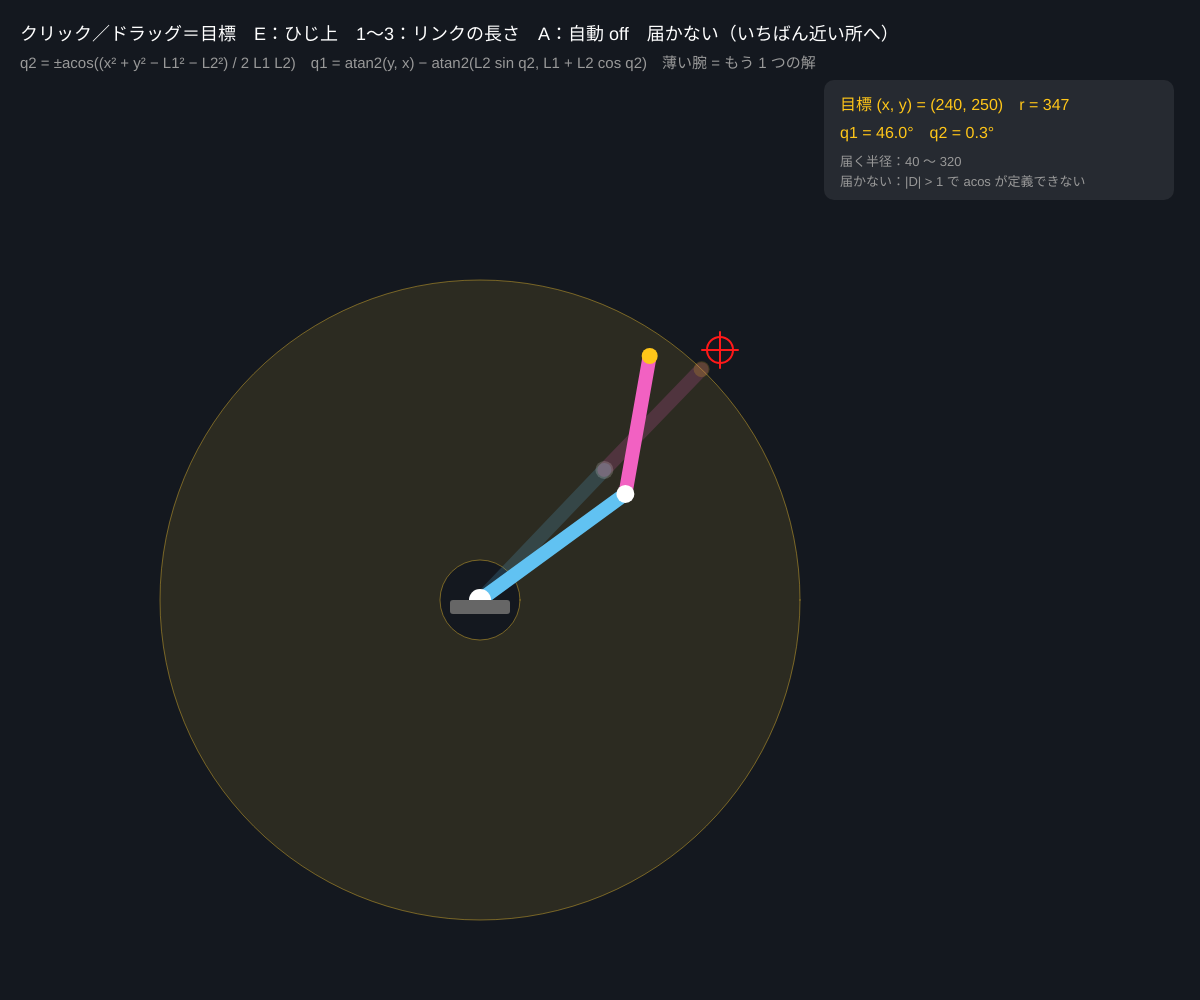
Frame 1 (no input)
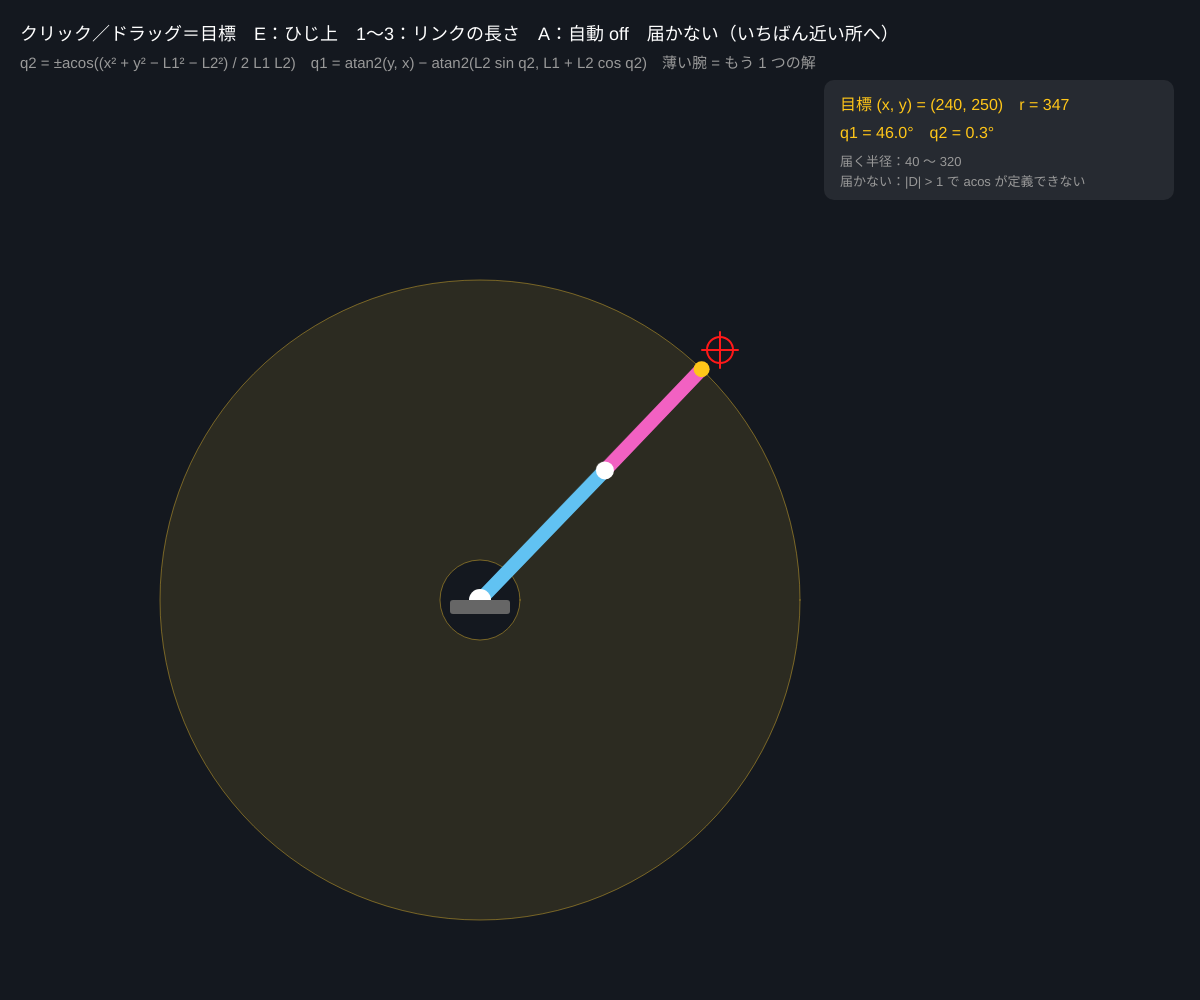
Frame 60 (no input)
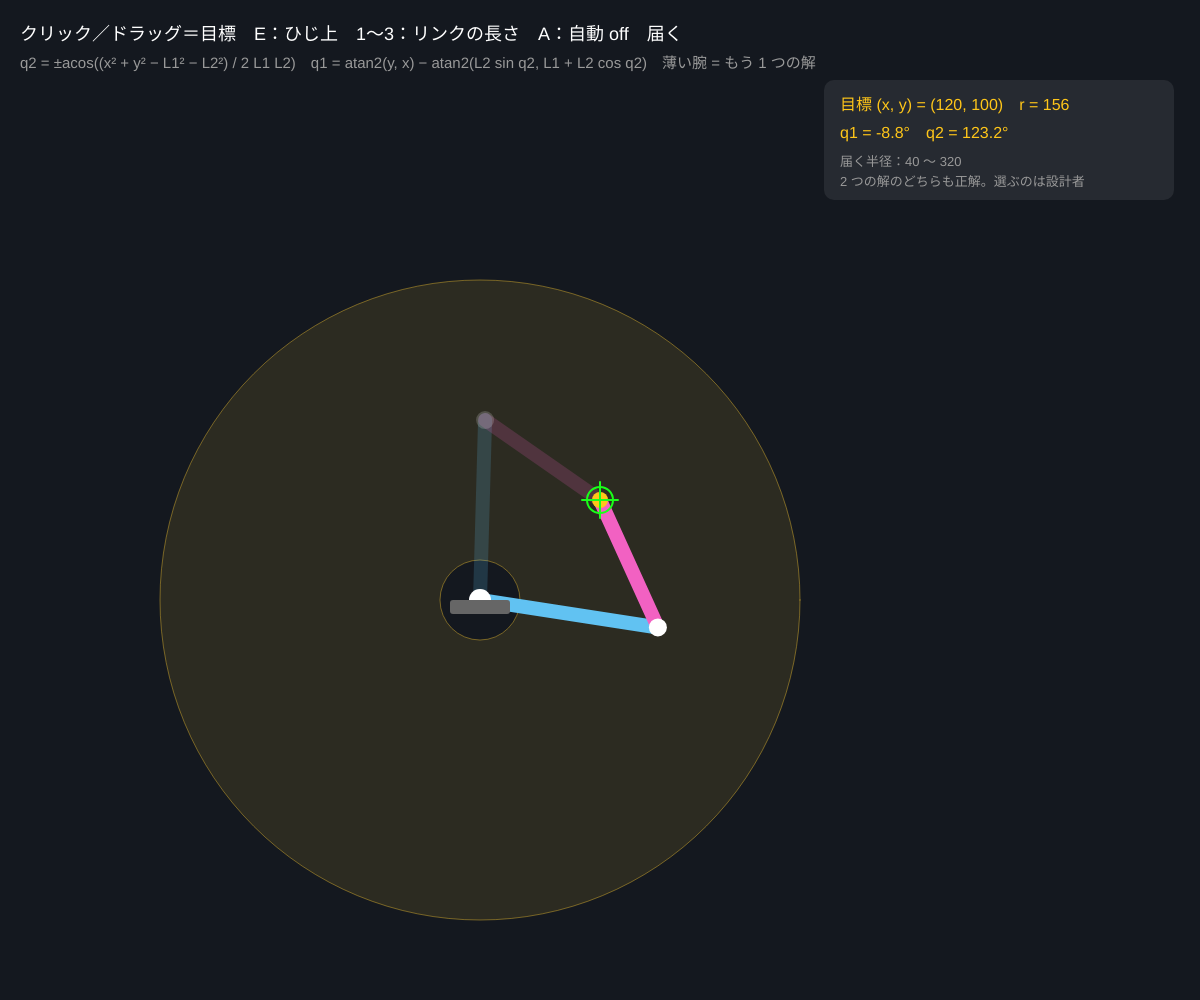
Frame 120 (the mouse pressed at the canvas centre since frame 60)

The p5.js sketch that drew these frames (run headless with seeded random() and noise() and a simulated clock; from frame 60 on, the mouse is pressed at the canvas centre):

// p5.js sketch
// ── sketch.js
// ============================================
// 01 逆運動学（IK）─ 解析解
// 「手先をここへ」から関節の角度を逆算する。2 リンクなら余弦定理で式が解ける
//   cos q2 = (x² + y² − L1² − L2²) / (2 L1 L2)   → q2 には ±（ひじ上・ひじ下）の 2 つの解
// クリック／ドラッグ = 目標 / E = ひじ上・ひじ下を切りかえ / 1〜3 = リンクの長さ / A = 自動で目標を動かす
// ============================================

let L1 = 180, L2 = 140;      // ★ リンクの長さ（px）
let target = null;           // 目標（画面座標）
let elbowUp = true;          // ひじの向き
let q1 = 0.6, q2 = 0.9;      // いまの関節角（なめらかに目標の解へ近づける）
let smooth = 0.15;           // ★ 1 フレームで近づく割合（1 で瞬間移動）
let auto = false;
let reachable = true;

function setup() {
  createCanvas(windowWidth, windowHeight);
  colorMode(HSB, 360, 100, 100, 100);
  target = { x: width * 0.6, y: height * 0.35 };
}

function basePos() { return { x: width * 0.4, y: height * 0.6 }; }

// ★ 逆運動学：目標 (tx, ty) → [q1, q2]（届かないときは届く方向へ伸ばした解を返す）
function inverse(tx, ty, up) {
  let b = basePos();
  let x = tx - b.x, y = b.y - ty;      // 台座を原点、y 上向き
  let r = sqrt(x * x + y * y);
  let rMin = abs(L1 - L2) + 0.001, rMax = L1 + L2 - 0.001;
  let ok = r >= rMin && r <= rMax;
  let rr = constrain(r, rMin, rMax);  // 範囲外なら一番近い半径に丸める
  let c2 = (rr * rr - L1 * L1 - L2 * L2) / (2 * L1 * L2);
  c2 = constrain(c2, -1, 1);
  let a2 = acos(c2) * (up ? 1 : -1);
  // q1 = atan2(y, x) − atan2(L2 sin q2, L1 + L2 cos q2)
  let a1 = atan2(y, x) - atan2(L2 * sin(a2), L1 + L2 * cos(a2));
  return { a1, a2, ok };
}

function forward(a1, a2) {
  let b = basePos();
  let e = { x: b.x + L1 * cos(a1), y: b.y - L1 * sin(a1) };
  let h = { x: e.x + L2 * cos(a1 + a2), y: e.y - L2 * sin(a1 + a2) };
  return { b, e, h };
}

// 角度の差を −π〜π に折り返して少しずつ近づける
function approach(cur, goal) {
  let d = goal - cur;
  d = atan2(sin(d), cos(d));
  return cur + d * smooth;
}

function drawArm(a1, a2, alpha) {
  let fk = forward(a1, a2);
  stroke(200, 60, 95, alpha);
  strokeWeight(14);
  line(fk.b.x, fk.b.y, fk.e.x, fk.e.y);
  stroke(320, 60, 95, alpha);
  line(fk.e.x, fk.e.y, fk.h.x, fk.h.y);
  noStroke();
  fill(0, 0, 100, alpha);
  circle(fk.b.x, fk.b.y, 22);
  circle(fk.e.x, fk.e.y, 18);
  fill(45, 90, 100, alpha);
  circle(fk.h.x, fk.h.y, 16);
}

function draw() {
  background(215, 35, 12);
  let b = basePos();
  if (auto) {
    let t = frameCount * 0.02;
    target = { x: b.x + 240 * cos(t) + 60 * cos(3 * t), y: b.y - 150 - 120 * sin(2 * t) };
  }
  if (mouseIsPressed && !auto) target = { x: mouseX, y: mouseY };

  // 届く範囲（ドーナツ）
  noStroke();
  fill(45, 80, 100, 10);
  circle(b.x, b.y, (L1 + L2) * 2);
  fill(215, 35, 12);
  circle(b.x, b.y, abs(L1 - L2) * 2);
  noFill();
  stroke(45, 80, 100, 40);
  strokeWeight(1);
  circle(b.x, b.y, (L1 + L2) * 2);
  circle(b.x, b.y, abs(L1 - L2) * 2);

  // 解を求める（両方の解を薄く、選んだほうへなめらかに動く）
  let sol = inverse(target.x, target.y, elbowUp);
  let other = inverse(target.x, target.y, !elbowUp);
  reachable = sol.ok;
  q1 = approach(q1, sol.a1);
  q2 = approach(q2, sol.a2);

  drawArm(other.a1, other.a2, 18);   // もう 1 つの解（ゴースト）
  drawArm(q1, q2, 100);

  // 目標
  noFill();
  stroke(reachable ? 120 : 0, 90, 100);
  strokeWeight(2);
  circle(target.x, target.y, 26);
  line(target.x - 18, target.y, target.x + 18, target.y);
  line(target.x, target.y - 18, target.x, target.y + 18);

  // 台座
  noStroke();
  fill(0, 0, 40);
  rect(b.x - 30, b.y, 60, 14, 3);

  fill(0, 0, 100);
  textSize(18);
  text('クリック／ドラッグ＝目標　E：ひじ' + (elbowUp ? '上' : '下') + '　1〜3：リンクの長さ　A：自動 ' + (auto ? 'ON' : 'off') + '　' + (reachable ? '届く' : '届かない（いちばん近い所へ）'), 20, 40);
  fill(0, 0, 60);
  textSize(15);
  text('q2 = ±acos((x² + y² − L1² − L2²) / 2 L1 L2)　q1 = atan2(y, x) − atan2(L2 sin q2, L1 + L2 cos q2)　薄い腕 = もう 1 つの解', 20, 68);

  let px = width - 360, py = 110;
  fill(0, 0, 100, 8);
  rect(px - 16, py - 30, 350, 120, 10);
  fill(45, 90, 100);
  textSize(16);
  let X = target.x - b.x, Y = b.y - target.y;
  text('目標 (x, y) = (' + nf(X, 1, 0) + ', ' + nf(Y, 1, 0) + ')　r = ' + nf(sqrt(X * X + Y * Y), 1, 0), px, py);
  text('q1 = ' + nf(degrees(sol.a1), 1, 1) + '°　q2 = ' + nf(degrees(sol.a2), 1, 1) + '°', px, py + 28);
  fill(0, 0, 60);
  textSize(13);
  text('届く半径：' + abs(L1 - L2) + ' 〜 ' + (L1 + L2), px, py + 56);
  text(reachable ? '2 つの解のどちらも正解。選ぶのは設計者' : '届かない：|D| > 1 で acos が定義できない', px, py + 76);
}

function keyPressed() {
  if (key === 'e' || key === 'E') elbowUp = !elbowUp;
  if (key === 'a' || key === 'A') auto = !auto;
  if (key === '1') { L1 = 180; L2 = 140; }
  if (key === '2') { L1 = 160; L2 = 160; }
  if (key === '3') { L1 = 220; L2 = 90; }
}

// ---------- やってみよう ----------
// 1. 目標を台座のすぐそばに置くと？（内側の穴）遠くに置くと？（外側）
// 2. E でひじを切りかえ、腕が「バタン」と裏返るのを見る。ロボットが実際にやると危ないのはなぜ？
// 3. smooth を 1 にすると瞬間移動。0.03 にするとゆっくり。本物のモーターはどちらに近い？
// 4. 腕が届く範囲の境界ぎりぎりで目標を動かすと、q1 が急に変わる所がある（特異点）。探してみよう
